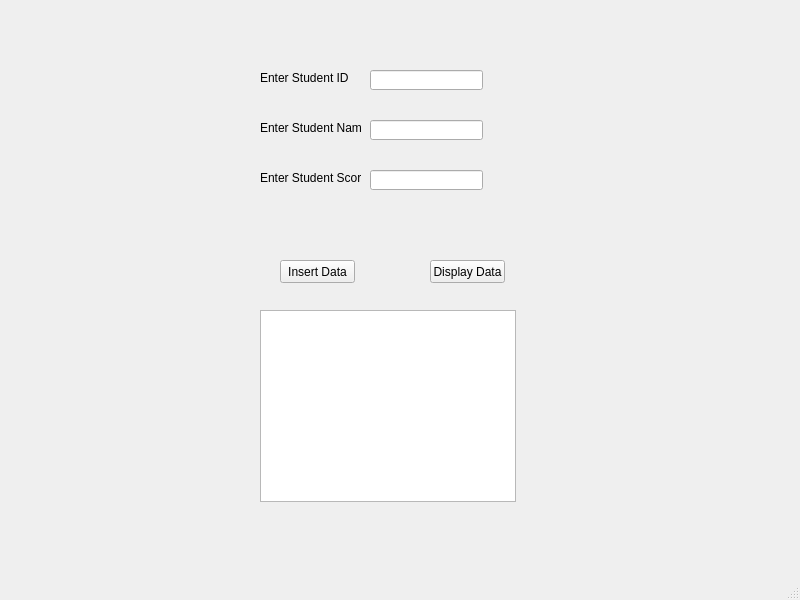
<?xml version="1.0" encoding="UTF-8"?>
<ui version="4.0">
 <class>MainWindow</class>
 <widget class="QMainWindow" name="MainWindow">
  <property name="geometry">
   <rect>
    <x>0</x>
    <y>0</y>
    <width>800</width>
    <height>600</height>
   </rect>
  </property>
  <property name="windowTitle">
   <string>MainWindow</string>
  </property>
  <widget class="QWidget" name="centralwidget">
   <widget class="QPushButton" name="btnInsert">
    <property name="geometry">
     <rect>
      <x>280</x>
      <y>260</y>
      <width>75</width>
      <height>23</height>
     </rect>
    </property>
    <property name="text">
     <string>Insert Data</string>
    </property>
   </widget>
   <widget class="QPushButton" name="btnDisplay">
    <property name="geometry">
     <rect>
      <x>430</x>
      <y>260</y>
      <width>75</width>
      <height>23</height>
     </rect>
    </property>
    <property name="text">
     <string>Display Data</string>
    </property>
   </widget>
   <widget class="QLabel" name="lblStudentID">
    <property name="geometry">
     <rect>
      <x>260</x>
      <y>70</y>
      <width>101</width>
      <height>16</height>
     </rect>
    </property>
    <property name="text">
     <string>Enter Student ID</string>
    </property>
   </widget>
   <widget class="QLineEdit" name="txtStudentID">
    <property name="geometry">
     <rect>
      <x>370</x>
      <y>70</y>
      <width>113</width>
      <height>20</height>
     </rect>
    </property>
   </widget>
   <widget class="QLineEdit" name="txtStudentName">
    <property name="geometry">
     <rect>
      <x>370</x>
      <y>120</y>
      <width>113</width>
      <height>20</height>
     </rect>
    </property>
   </widget>
   <widget class="QLabel" name="lblStudentName">
    <property name="geometry">
     <rect>
      <x>260</x>
      <y>120</y>
      <width>101</width>
      <height>16</height>
     </rect>
    </property>
    <property name="text">
     <string>Enter Student Name</string>
    </property>
   </widget>
   <widget class="QLineEdit" name="txtStudentScore">
    <property name="geometry">
     <rect>
      <x>370</x>
      <y>170</y>
      <width>113</width>
      <height>20</height>
     </rect>
    </property>
   </widget>
   <widget class="QLabel" name="lblStudentScore">
    <property name="geometry">
     <rect>
      <x>260</x>
      <y>170</y>
      <width>101</width>
      <height>16</height>
     </rect>
    </property>
    <property name="text">
     <string>Enter Student Score</string>
    </property>
   </widget>
   <widget class="QTableWidget" name="studentTableWidget">
    <property name="geometry">
     <rect>
      <x>260</x>
      <y>310</y>
      <width>256</width>
      <height>192</height>
     </rect>
    </property>
   </widget>
  </widget>
  <widget class="QMenuBar" name="menubar">
   <property name="geometry">
    <rect>
     <x>0</x>
     <y>0</y>
     <width>800</width>
     <height>22</height>
    </rect>
   </property>
  </widget>
  <widget class="QStatusBar" name="statusbar"/>
 </widget>
 <resources/>
 <connections/>
</ui>
